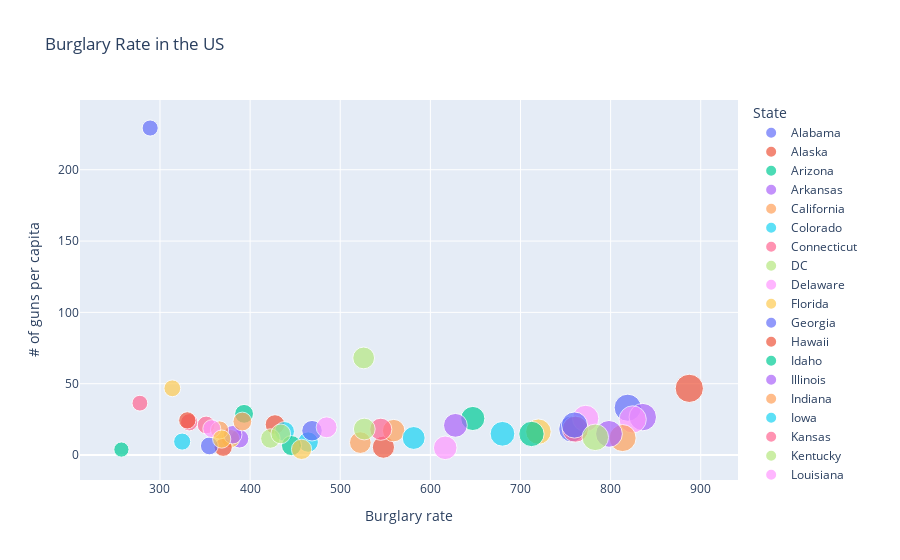

This figure's notebook cell:
### Code cell
import plotly.express as px
combined_data_df = pd.merge(burglary_2014_df,gun_ownership_per_capita_df,on="State")
fig = px.scatter(combined_data_df,
                 x="Burglary rate",
                 y="# of guns per capita",
                 size="Burglary rate",
                 color="State",
                 hover_name="State",
                 title="Burglary Rate in the US"
                )
fig.show()

### Figure 1 — Plotly figure (JSON) as saved in the notebook; plotly's stock layout.template omitted (floating-point values rounded to 4 significant figures)
{"data": [{"hovertemplate": "<b>%{hovertext}</b><br><br>State=Alabama<br>Burglary rate=%{marker.size}<br># of guns per capita=%{y}<extra></extra>", "hovertext": ["Alabama"], "legendgroup": "Alabama", "marker": {"color": "#636efa", "size": [819], "sizemode": "area", "sizeref": 2.218, "symbol": "circle"}, "mode": "markers", "name": "Alabama", "orientation": "v", "showlegend": true, "type": "scatter", "x": [819], "xaxis": "x", "y": [33.15], "yaxis": "y"}, {"hovertemplate": "<b>%{hovertext}</b><br><br>State=Alaska<br>Burglary rate=%{marker.size}<br># of guns per capita=%{y}<extra></extra>", "hovertext": ["Alaska"], "legendgroup": "Alaska", "marker": {"color": "#EF553B", "size": [427.6], "sizemode": "area", "sizeref": 2.218, "symbol": "circle"}, "mode": "markers", "name": "Alaska", "orientation": "v", "showlegend": true, "type": "scatter", "x": [427.6], "xaxis": "x", "y": [21.38], "yaxis": "y"}, {"hovertemplate": "<b>%{hovertext}</b><br><br>State=Arizona<br>Burglary rate=%{marker.size}<br># of guns per capita=%{y}<extra></extra>", "hovertext": ["Arizona"], "legendgroup": "Arizona", "marker": {"color": "#00cc96", "size": [647.1], "sizemode": "area", "sizeref": 2.218, "symbol": "circle"}, "mode": "markers", "name": "Arizona", "orientation": "v", "showlegend": true, "type": "scatter", "x": [647.1], "xaxis": "x", "y": [25.61], "yaxis": "y"}, {"hovertemplate": "<b>%{hovertext}</b><br><br>State=Arkansas<br>Burglary rate=%{marker.size}<br># of guns per capita=%{y}<extra></extra>", "hovertext": ["Arkansas"], "legendgroup": "Arkansas", "marker": {"color": "#ab63fa", "size": [835.7], "sizemode": "area", "sizeref": 2.218, "symbol": "circle"}, "mode": "markers", "name": "Arkansas", "orientation": "v", "showlegend": true, "type": "scatter", "x": [835.7], "xaxis": "x", "y": [26.57], "yaxis": "y"}, {"hovertemplate": "<b>%{hovertext}</b><br><br>State=California<br>Burglary rate=%{marker.size}<br># of guns per capita=%{y}<extra></extra>", "hovertext": ["California"], "legendgroup": "California", "marker": {"color": "#FFA15A", "size": [522.3], "sizemode": "area", "sizeref": 2.218, "symbol": "circle"}, "mode": "markers", "name": "California", "orientation": "v", "showlegend": true, "type": "scatter", "x": [522.3], "xaxis": "x", "y": [8.71], "yaxis": "y"}, {"hovertemplate": "<b>%{hovertext}</b><br><br>State=Colorado<br>Burglary rate=%{marker.size}<br># of guns per capita=%{y}<extra></extra>", "hovertext": ["Colorado"], "legendgroup": "Colorado", "marker": {"color": "#19d3f3", "size": [438.2], "sizemode": "area", "sizeref": 2.218, "symbol": "circle"}, "mode": "markers", "name": "Colorado", "orientation": "v", "showlegend": true, "type": "scatter", "x": [438.2], "xaxis": "x", "y": [16.48], "yaxis": "y"}, {"hovertemplate": "<b>%{hovertext}</b><br><br>State=Connecticut<br>Burglary rate=%{marker.size}<br># of guns per capita=%{y}<extra></extra>", "hovertext": ["Connecticut"], "legendgroup": "Connecticut", "marker": {"color": "#FF6692", "size": [332.4], "sizemode": "area", "sizeref": 2.218, "symbol": "circle"}, "mode": "markers", "name": "Connecticut", "orientation": "v", "showlegend": true, "type": "scatter", "x": [332.4], "xaxis": "x", "y": [22.96], "yaxis": "y"}, {"hovertemplate": "<b>%{hovertext}</b><br><br>State=DC<br>Burglary rate=%{marker.size}<br># of guns per capita=%{y}<extra></extra>", "hovertext": ["DC"], "legendgroup": "DC", "marker": {"color": "#B6E880", "size": [526], "sizemode": "area", "sizeref": 2.218, "symbol": "circle"}, "mode": "markers", "name": "DC", "orientation": "v", "showlegend": true, "type": "scatter", "x": [526], "xaxis": "x", "y": [68.05], "yaxis": "y"}, {"hovertemplate": "<b>%{hovertext}</b><br><br>State=Delaware<br>Burglary rate=%{marker.size}<br># of guns per capita=%{y}<extra></extra>", "hovertext": ["Delaware"], "legendgroup": "Delaware", "marker": {"color": "#FF97FF", "size": [616.5], "sizemode": "area", "sizeref": 2.218, "symbol": "circle"}, "mode": "markers", "name": "Delaware", "orientation": "v", "showlegend": true, "type": "scatter", "x": [616.5], "xaxis": "x", "y": [5.04], "yaxis": "y"}, {"hovertemplate": "<b>%{hovertext}</b><br><br>State=Florida<br>Burglary rate=%{marker.size}<br># of guns per capita=%{y}<extra></extra>", "hovertext": ["Florida"], "legendgroup": "Florida", "marker": {"color": "#FECB52", "size": [719.9], "sizemode": "area", "sizeref": 2.218, "symbol": "circle"}, "mode": "markers", "name": "Florida", "orientation": "v", "showlegend": true, "type": "scatter", "x": [719.9], "xaxis": "x", "y": [16.35], "yaxis": "y"}, {"hovertemplate": "<b>%{hovertext}</b><br><br>State=Georgia<br>Burglary rate=%{marker.size}<br># of guns per capita=%{y}<extra></extra>", "hovertext": ["Georgia"], "legendgroup": "Georgia", "marker": {"color": "#636efa", "size": [756.9], "sizemode": "area", "sizeref": 2.218, "symbol": "circle"}, "mode": "markers", "name": "Georgia", "orientation": "v", "showlegend": true, "type": "scatter", "x": [756.9], "xaxis": "x", "y": [18.22], "yaxis": "y"}, {"hovertemplate": "<b>%{hovertext}</b><br><br>State=Hawaii<br>Burglary rate=%{marker.size}<br># of guns per capita=%{y}<extra></extra>", "hovertext": ["Hawaii"], "legendgroup": "Hawaii", "marker": {"color": "#EF553B", "size": [547.9], "sizemode": "area", "sizeref": 2.218, "symbol": "circle"}, "mode": "markers", "name": "Hawaii", "orientation": "v", "showlegend": true, "type": "scatter", "x": [547.9], "xaxis": "x", "y": [5.5], "yaxis": "y"}, {"hovertemplate": "<b>%{hovertext}</b><br><br>State=Idaho<br>Burglary rate=%{marker.size}<br># of guns per capita=%{y}<extra></extra>", "hovertext": ["Idaho"], "legendgroup": "Idaho", "marker": {"color": "#00cc96", "size": [393.3], "sizemode": "area", "sizeref": 2.218, "symbol": "circle"}, "mode": "markers", "name": "Idaho", "orientation": "v", "showlegend": true, "type": "scatter", "x": [393.3], "xaxis": "x", "y": [28.86], "yaxis": "y"}, {"hovertemplate": "<b>%{hovertext}</b><br><br>State=Illinois<br>Burglary rate=%{marker.size}<br># of guns per capita=%{y}<extra></extra>", "hovertext": ["Illinois"], "legendgroup": "Illinois", "marker": {"color": "#ab63fa", "size": [388.2], "sizemode": "area", "sizeref": 2.218, "symbol": "circle"}, "mode": "markers", "name": "Illinois", "orientation": "v", "showlegend": true, "type": "scatter", "x": [388.2], "xaxis": "x", "y": [11.44], "yaxis": "y"}, {"hovertemplate": "<b>%{hovertext}</b><br><br>State=Indiana<br>Burglary rate=%{marker.size}<br># of guns per capita=%{y}<extra></extra>", "hovertext": ["Indiana"], "legendgroup": "Indiana", "marker": {"color": "#FFA15A", "size": [559.3], "sizemode": "area", "sizeref": 2.218, "symbol": "circle"}, "mode": "markers", "name": "Indiana", "orientation": "v", "showlegend": true, "type": "scatter", "x": [559.3], "xaxis": "x", "y": [17.1], "yaxis": "y"}, {"hovertemplate": "<b>%{hovertext}</b><br><br>State=Iowa<br>Burglary rate=%{marker.size}<br># of guns per capita=%{y}<extra></extra>", "hovertext": ["Iowa"], "legendgroup": "Iowa", "marker": {"color": "#19d3f3", "size": [464.4], "sizemode": "area", "sizeref": 2.218, "symbol": "circle"}, "mode": "markers", "name": "Iowa", "orientation": "v", "showlegend": true, "type": "scatter", "x": [464.4], "xaxis": "x", "y": [9.05], "yaxis": "y"}, {"hovertemplate": "<b>%{hovertext}</b><br><br>State=Kansas<br>Burglary rate=%{marker.size}<br># of guns per capita=%{y}<extra></extra>", "hovertext": ["Kansas"], "legendgroup": "Kansas", "marker": {"color": "#FF6692", "size": [545], "sizemode": "area", "sizeref": 2.218, "symbol": "circle"}, "mode": "markers", "name": "Kansas", "orientation": "v", "showlegend": true, "type": "scatter", "x": [545], "xaxis": "x", "y": [18.06], "yaxis": "y"}, {"hovertemplate": "<b>%{hovertext}</b><br><br>State=Kentucky<br>Burglary rate=%{marker.size}<br># of guns per capita=%{y}<extra></extra>", "hovertext": ["Kentucky"], "legendgroup": "Kentucky", "marker": {"color": "#B6E880", "size": [526.7], "sizemode": "area", "sizeref": 2.218, "symbol": "circle"}, "mode": "markers", "name": "Kentucky", "orientation": "v", "showlegend": true, "type": "scatter", "x": [526.7], "xaxis": "x", "y": [18.2], "yaxis": "y"}, {"hovertemplate": "<b>%{hovertext}</b><br><br>State=Louisiana<br>Burglary rate=%{marker.size}<br># of guns per capita=%{y}<extra></extra>", "hovertext": ["Louisiana"], "legendgroup": "Louisiana", "marker": {"color": "#FF97FF", "size": [824.5], "sizemode": "area", "sizeref": 2.218, "symbol": "circle"}, "mode": "markers", "name": "Louisiana", "orientation": "v", "showlegend": true, "type": "scatter", "x": [824.5], "xaxis": "x", "y": [24.94], "yaxis": "y"}, {"hovertemplate": "<b>%{hovertext}</b><br><br>State=Maine<br>Burglary rate=%{marker.size}<br># of guns per capita=%{y}<extra></extra>", "hovertext": ["Maine"], "legendgroup": "Maine", "marker": {"color": "#FECB52", "size": [378.2], "sizemode": "area", "sizeref": 2.218, "symbol": "circle"}, "mode": "markers", "name": "Maine", "orientation": "v", "showlegend": true, "type": "scatter", "x": [378.2], "xaxis": "x", "y": [11.5], "yaxis": "y"}, {"hovertemplate": "<b>%{hovertext}</b><br><br>State=Maryland<br>Burglary rate=%{marker.size}<br># of guns per capita=%{y}<extra></extra>", "hovertext": ["Maryland"], "legendgroup": "Maryland", "marker": {"color": "#636efa", "size": [468.7], "sizemode": "area", "sizeref": 2.218, "symbol": "circle"}, "mode": "markers", "name": "Maryland", "orientation": "v", "showlegend": true, "type": "scatter", "x": [468.7], "xaxis": "x", "y": [17.03], "yaxis": "y"}, {"hovertemplate": "<b>%{hovertext}</b><br><br>State=Massachusetts<br>Burglary rate=%{marker.size}<br># of guns per capita=%{y}<extra></extra>", "hovertext": ["Massachusetts"], "legendgroup": "Massachusetts", "marker": {"color": "#EF553B", "size": [370.1], "sizemode": "area", "sizeref": 2.218, "symbol": "circle"}, "mode": "markers", "name": "Massachusetts", "orientation": "v", "showlegend": true, "type": "scatter", "x": [370.1], "xaxis": "x", "y": [5.41], "yaxis": "y"}, {"hovertemplate": "<b>%{hovertext}</b><br><br>State=Michigan<br>Burglary rate=%{marker.size}<br># of guns per capita=%{y}<extra></extra>", "hovertext": ["Michigan"], "legendgroup": "Michigan", "marker": {"color": "#00cc96", "size": [445.9], "sizemode": "area", "sizeref": 2.218, "symbol": "circle"}, "mode": "markers", "name": "Michigan", "orientation": "v", "showlegend": true, "type": "scatter", "x": [445.9], "xaxis": "x", "y": [6.59], "yaxis": "y"}, {"hovertemplate": "<b>%{hovertext}</b><br><br>State=Minnesota<br>Burglary rate=%{marker.size}<br># of guns per capita=%{y}<extra></extra>", "hovertext": ["Minnesota"], "legendgroup": "Minnesota", "marker": {"color": "#ab63fa", "size": [380.7], "sizemode": "area", "sizeref": 2.218, "symbol": "circle"}, "mode": "markers", "name": "Minnesota", "orientation": "v", "showlegend": true, "type": "scatter", "x": [380.7], "xaxis": "x", "y": [14.22], "yaxis": "y"}, {"hovertemplate": "<b>%{hovertext}</b><br><br>State=Mississippi<br>Burglary rate=%{marker.size}<br># of guns per capita=%{y}<extra></extra>", "hovertext": ["Mississippi"], "legendgroup": "Mississippi", "marker": {"color": "#FFA15A", "size": [813.3], "sizemode": "area", "sizeref": 2.218, "symbol": "circle"}, "mode": "markers", "name": "Mississippi", "orientation": "v", "showlegend": true, "type": "scatter", "x": [813.3], "xaxis": "x", "y": [11.89], "yaxis": "y"}, {"hovertemplate": "<b>%{hovertext}</b><br><br>State=Missouri<br>Burglary rate=%{marker.size}<br># of guns per capita=%{y}<extra></extra>", "hovertext": ["Missouri"], "legendgroup": "Missouri", "marker": {"color": "#19d3f3", "size": [581.5], "sizemode": "area", "sizeref": 2.218, "symbol": "circle"}, "mode": "markers", "name": "Missouri", "orientation": "v", "showlegend": true, "type": "scatter", "x": [581.5], "xaxis": "x", "y": [11.94], "yaxis": "y"}, {"hovertemplate": "<b>%{hovertext}</b><br><br>State=Montana<br>Burglary rate=%{marker.size}<br># of guns per capita=%{y}<extra></extra>", "hovertext": ["Montana"], "legendgroup": "Montana", "marker": {"color": "#FF6692", "size": [351.2], "sizemode": "area", "sizeref": 2.218, "symbol": "circle"}, "mode": "markers", "name": "Montana", "orientation": "v", "showlegend": true, "type": "scatter", "x": [351.2], "xaxis": "x", "y": [21.06], "yaxis": "y"}, {"hovertemplate": "<b>%{hovertext}</b><br><br>State=Nebraska<br>Burglary rate=%{marker.size}<br># of guns per capita=%{y}<extra></extra>", "hovertext": ["Nebraska"], "legendgroup": "Nebraska", "marker": {"color": "#B6E880", "size": [422.5], "sizemode": "area", "sizeref": 2.218, "symbol": "circle"}, "mode": "markers", "name": "Nebraska", "orientation": "v", "showlegend": true, "type": "scatter", "x": [422.5], "xaxis": "x", "y": [11.57], "yaxis": "y"}, {"hovertemplate": "<b>%{hovertext}</b><br><br>State=Nevada<br>Burglary rate=%{marker.size}<br># of guns per capita=%{y}<extra></extra>", "hovertext": ["Nevada"], "legendgroup": "Nevada", "marker": {"color": "#FF97FF", "size": [772.3], "sizemode": "area", "sizeref": 2.218, "symbol": "circle"}, "mode": "markers", "name": "Nevada", "orientation": "v", "showlegend": true, "type": "scatter", "x": [772.3], "xaxis": "x", "y": [25.64], "yaxis": "y"}, {"hovertemplate": "<b>%{hovertext}</b><br><br>State=New_Hampshire<br>Burglary rate=%{marker.size}<br># of guns per capita=%{y}<extra></extra>", "hovertext": ["New_Hampshire"], "legendgroup": "New_Hampshire", "marker": {"color": "#FECB52", "size": [313.7], "sizemode": "area", "sizeref": 2.218, "symbol": "circle"}, "mode": "markers", "name": "New_Hampshire", "orientation": "v", "showlegend": true, "type": "scatter", "x": [313.7], "xaxis": "x", "y": [46.76], "yaxis": "y"}, {"hovertemplate": "<b>%{hovertext}</b><br><br>State=New_Jersey<br>Burglary rate=%{marker.size}<br># of guns per capita=%{y}<extra></extra>", "hovertext": ["New_Jersey"], "legendgroup": "New_Jersey", "marker": {"color": "#636efa", "size": [354.8], "sizemode": "area", "sizeref": 2.218, "symbol": "circle"}, "mode": "markers", "name": "New_Jersey", "orientation": "v", "showlegend": true, "type": "scatter", "x": [354.8], "xaxis": "x", "y": [6.38], "yaxis": "y"}, {"hovertemplate": "<b>%{hovertext}</b><br><br>State=New_Mexico<br>Burglary rate=%{marker.size}<br># of guns per capita=%{y}<extra></extra>", "hovertext": ["New_Mexico"], "legendgroup": "New_Mexico", "marker": {"color": "#EF553B", "size": [887.3], "sizemode": "area", "sizeref": 2.218, "symbol": "circle"}, "mode": "markers", "name": "New_Mexico", "orientation": "v", "showlegend": true, "type": "scatter", "x": [887.3], "xaxis": "x", "y": [46.73], "yaxis": "y"}, {"hovertemplate": "<b>%{hovertext}</b><br><br>State=New_York<br>Burglary rate=%{marker.size}<br># of guns per capita=%{y}<extra></extra>", "hovertext": ["New_York"], "legendgroup": "New_York", "marker": {"color": "#00cc96", "size": [257.2], "sizemode": "area", "sizeref": 2.218, "symbol": "circle"}, "mode": "markers", "name": "New_York", "orientation": "v", "showlegend": true, "type": "scatter", "x": [257.2], "xaxis": "x", "y": [3.83], "yaxis": "y"}, {"hovertemplate": "<b>%{hovertext}</b><br><br>State=North_Carolina<br>Burglary rate=%{marker.size}<br># of guns per capita=%{y}<extra></extra>", "hovertext": ["North_Carolina"], "legendgroup": "North_Carolina", "marker": {"color": "#ab63fa", "size": [798.2], "sizemode": "area", "sizeref": 2.218, "symbol": "circle"}, "mode": "markers", "name": "North_Carolina", "orientation": "v", "showlegend": true, "type": "scatter", "x": [798.2], "xaxis": "x", "y": [14.82], "yaxis": "y"}, {"hovertemplate": "<b>%{hovertext}</b><br><br>State=North_Dakota<br>Burglary rate=%{marker.size}<br># of guns per capita=%{y}<extra></extra>", "hovertext": ["North_Dakota"], "legendgroup": "North_Dakota", "marker": {"color": "#FFA15A", "size": [366.1], "sizemode": "area", "sizeref": 2.218, "symbol": "circle"}, "mode": "markers", "name": "North_Dakota", "orientation": "v", "showlegend": true, "type": "scatter", "x": [366.1], "xaxis": "x", "y": [17.56], "yaxis": "y"}, {"hovertemplate": "<b>%{hovertext}</b><br><br>State=Ohio<br>Burglary rate=%{marker.size}<br># of guns per capita=%{y}<extra></extra>", "hovertext": ["Ohio"], "legendgroup": "Ohio", "marker": {"color": "#19d3f3", "size": [680], "sizemode": "area", "sizeref": 2.218, "symbol": "circle"}, "mode": "markers", "name": "Ohio", "orientation": "v", "showlegend": true, "type": "scatter", "x": [680], "xaxis": "x", "y": [14.87], "yaxis": "y"}, {"hovertemplate": "<b>%{hovertext}</b><br><br>State=Oklahoma<br>Burglary rate=%{marker.size}<br># of guns per capita=%{y}<extra></extra>", "hovertext": ["Oklahoma"], "legendgroup": "Oklahoma", "marker": {"color": "#FF6692", "size": [760.9], "sizemode": "area", "sizeref": 2.218, "symbol": "circle"}, "mode": "markers", "name": "Oklahoma", "orientation": "v", "showlegend": true, "type": "scatter", "x": [760.9], "xaxis": "x", "y": [18.13], "yaxis": "y"}, {"hovertemplate": "<b>%{hovertext}</b><br><br>State=Oregon<br>Burglary rate=%{marker.size}<br># of guns per capita=%{y}<extra></extra>", "hovertext": ["Oregon"], "legendgroup": "Oregon", "marker": {"color": "#B6E880", "size": [434], "sizemode": "area", "sizeref": 2.218, "symbol": "circle"}, "mode": "markers", "name": "Oregon", "orientation": "v", "showlegend": true, "type": "scatter", "x": [434], "xaxis": "x", "y": [14.82], "yaxis": "y"}, {"hovertemplate": "<b>%{hovertext}</b><br><br>State=Pennsylvania<br>Burglary rate=%{marker.size}<br># of guns per capita=%{y}<extra></extra>", "hovertext": ["Pennsylvania"], "legendgroup": "Pennsylvania", "marker": {"color": "#FF97FF", "size": [357.5], "sizemode": "area", "sizeref": 2.218, "symbol": "circle"}, "mode": "markers", "name": "Pennsylvania", "orientation": "v", "showlegend": true, "type": "scatter", "x": [357.5], "xaxis": "x", "y": [18.45], "yaxis": "y"}, {"hovertemplate": "<b>%{hovertext}</b><br><br>State=Rhode_Island<br>Burglary rate=%{marker.size}<br># of guns per capita=%{y}<extra></extra>", "hovertext": ["Rhode_Island"], "legendgroup": "Rhode_Island", "marker": {"color": "#FECB52", "size": [457.1], "sizemode": "area", "sizeref": 2.218, "symbol": "circle"}, "mode": "markers", "name": "Rhode_Island", "orientation": "v", "showlegend": true, "type": "scatter", "x": [457.1], "xaxis": "x", "y": [3.98], "yaxis": "y"}, {"hovertemplate": "<b>%{hovertext}</b><br><br>State=South_Carolina<br>Burglary rate=%{marker.size}<br># of guns per capita=%{y}<extra></extra>", "hovertext": ["South_Carolina"], "legendgroup": "South_Carolina", "marker": {"color": "#636efa", "size": [759.9], "sizemode": "area", "sizeref": 2.218, "symbol": "circle"}, "mode": "markers", "name": "South_Carolina", "orientation": "v", "showlegend": true, "type": "scatter", "x": [759.9], "xaxis": "x", "y": [21.01], "yaxis": "y"}, {"hovertemplate": "<b>%{hovertext}</b><br><br>State=South_Dakota<br>Burglary rate=%{marker.size}<br># of guns per capita=%{y}<extra></extra>", "hovertext": ["South_Dakota"], "legendgroup": "South_Dakota", "marker": {"color": "#EF553B", "size": [330.3], "sizemode": "area", "sizeref": 2.218, "symbol": "circle"}, "mode": "markers", "name": "South_Dakota", "orientation": "v", "showlegend": true, "type": "scatter", "x": [330.3], "xaxis": "x", "y": [24.29], "yaxis": "y"}, {"hovertemplate": "<b>%{hovertext}</b><br><br>State=Tennessee<br>Burglary rate=%{marker.size}<br># of guns per capita=%{y}<extra></extra>", "hovertext": ["Tennessee"], "legendgroup": "Tennessee", "marker": {"color": "#00cc96", "size": [712.2], "sizemode": "area", "sizeref": 2.218, "symbol": "circle"}, "mode": "markers", "name": "Tennessee", "orientation": "v", "showlegend": true, "type": "scatter", "x": [712.2], "xaxis": "x", "y": [14.76], "yaxis": "y"}, {"hovertemplate": "<b>%{hovertext}</b><br><br>State=Texas<br>Burglary rate=%{marker.size}<br># of guns per capita=%{y}<extra></extra>", "hovertext": ["Texas"], "legendgroup": "Texas", "marker": {"color": "#ab63fa", "size": [627.8], "sizemode": "area", "sizeref": 2.218, "symbol": "circle"}, "mode": "markers", "name": "Texas", "orientation": "v", "showlegend": true, "type": "scatter", "x": [627.8], "xaxis": "x", "y": [20.79], "yaxis": "y"}, {"hovertemplate": "<b>%{hovertext}</b><br><br>State=Utah<br>Burglary rate=%{marker.size}<br># of guns per capita=%{y}<extra></extra>", "hovertext": ["Utah"], "legendgroup": "Utah", "marker": {"color": "#FFA15A", "size": [391.4], "sizemode": "area", "sizeref": 2.218, "symbol": "circle"}, "mode": "markers", "name": "Utah", "orientation": "v", "showlegend": true, "type": "scatter", "x": [391.4], "xaxis": "x", "y": [23.48], "yaxis": "y"}, {"hovertemplate": "<b>%{hovertext}</b><br><br>State=Vermont<br>Burglary rate=%{marker.size}<br># of guns per capita=%{y}<extra></extra>", "hovertext": ["Vermont"], "legendgroup": "Vermont", "marker": {"color": "#19d3f3", "size": [324.6], "sizemode": "area", "sizeref": 2.218, "symbol": "circle"}, "mode": "markers", "name": "Vermont", "orientation": "v", "showlegend": true, "type": "scatter", "x": [324.6], "xaxis": "x", "y": [9.41], "yaxis": "y"}, {"hovertemplate": "<b>%{hovertext}</b><br><br>State=Virginia<br>Burglary rate=%{marker.size}<br># of guns per capita=%{y}<extra></extra>", "hovertext": ["Virginia"], "legendgroup": "Virginia", "marker": {"color": "#FF6692", "size": [277.7], "sizemode": "area", "sizeref": 2.218, "symbol": "circle"}, "mode": "markers", "name": "Virginia", "orientation": "v", "showlegend": true, "type": "scatter", "x": [277.7], "xaxis": "x", "y": [36.34], "yaxis": "y"}, {"hovertemplate": "<b>%{hovertext}</b><br><br>State=Washington<br>Burglary rate=%{marker.size}<br># of guns per capita=%{y}<extra></extra>", "hovertext": ["Washington"], "legendgroup": "Washington", "marker": {"color": "#B6E880", "size": [783], "sizemode": "area", "sizeref": 2.218, "symbol": "circle"}, "mode": "markers", "name": "Washington", "orientation": "v", "showlegend": true, "type": "scatter", "x": [783], "xaxis": "x", "y": [12.4], "yaxis": "y"}, {"hovertemplate": "<b>%{hovertext}</b><br><br>State=West_Virginia<br>Burglary rate=%{marker.size}<br># of guns per capita=%{y}<extra></extra>", "hovertext": ["West_Virginia"], "legendgroup": "West_Virginia", "marker": {"color": "#FF97FF", "size": [484.9], "sizemode": "area", "sizeref": 2.218, "symbol": "circle"}, "mode": "markers", "name": "West_Virginia", "orientation": "v", "showlegend": true, "type": "scatter", "x": [484.9], "xaxis": "x", "y": [19.42], "yaxis": "y"}, {"hovertemplate": "<b>%{hovertext}</b><br><br>State=Wisconsin<br>Burglary rate=%{marker.size}<br># of guns per capita=%{y}<extra></extra>", "hovertext": ["Wisconsin"], "legendgroup": "Wisconsin", "marker": {"color": "#FECB52", "size": [368.5], "sizemode": "area", "sizeref": 2.218, "symbol": "circle"}, "mode": "markers", "name": "Wisconsin", "orientation": "v", "showlegend": true, "type": "scatter", "x": [368.5], "xaxis": "x", "y": [11.19], "yaxis": "y"}, {"hovertemplate": "<b>%{hovertext}</b><br><br>State=Wyoming<br>Burglary rate=%{marker.size}<br># of guns per capita=%{y}<extra></extra>", "hovertext": ["Wyoming"], "legendgroup": "Wyoming", "marker": {"color": "#636efa", "size": [289.1], "sizemode": "area", "sizeref": 2.218, "symbol": "circle"}, "mode": "markers", "name": "Wyoming", "orientation": "v", "showlegend": true, "type": "scatter", "x": [289.1], "xaxis": "x", "y": [229.2], "yaxis": "y"}], "layout": {"legend": {"itemsizing": "constant", "title": {"text": "State"}, "tracegroupgap": 0}, "title": {"text": "Burglary Rate in the US"}, "xaxis": {"anchor": "y", "domain": [0, 1], "title": {"text": "Burglary rate"}}, "yaxis": {"anchor": "x", "domain": [0, 1], "title": {"text": "# of guns per capita"}}}}
